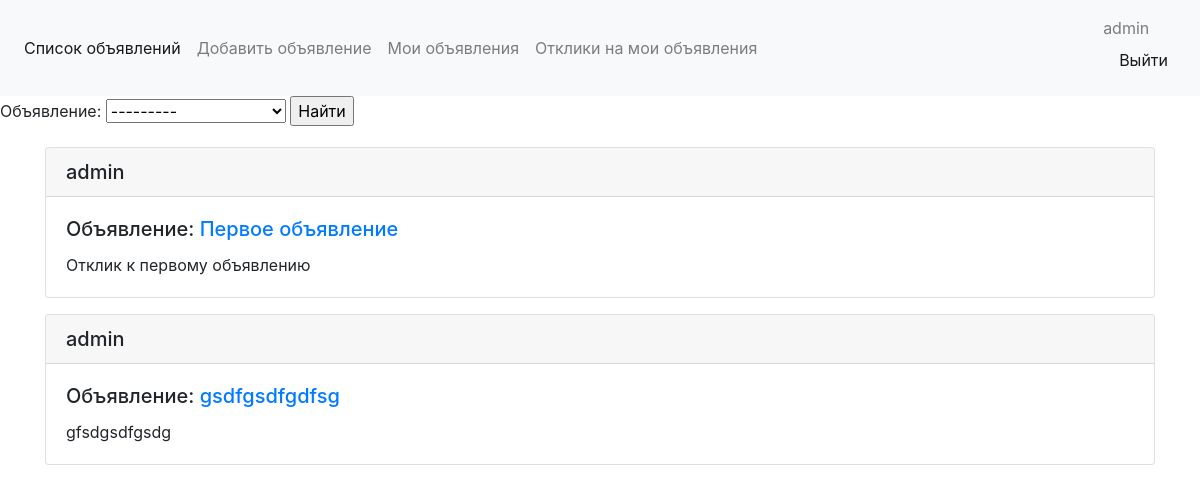
Page /reaction/ (signed in) on the earlier database version.
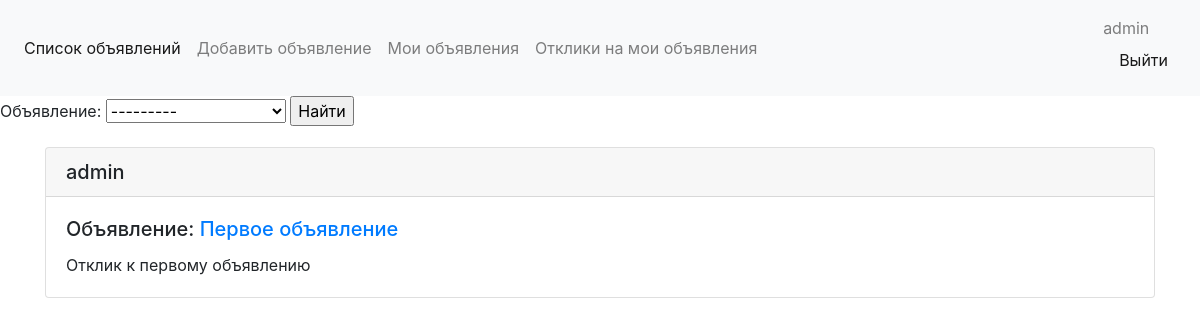
Same page on the later database version.
### message/models.py (models this page shows, shortened)
class Reaction(models.Model):
    user = models.ForeignKey(User, on_delete=models.CASCADE)
    text = models.TextField(max_length=300)
    message = models.ForeignKey(Message, on_delete=models.CASCADE)
    published = models.BooleanField(default=False)
    class Meta:
        verbose_name = 'Отклик'
        verbose_name_plural = 'Отклики'

class Message(models.Model):
    user = models.ForeignKey(User, on_delete=models.CASCADE, verbose_name='Пользователь')
    title = models.CharField(max_length=150, verbose_name='Заголовок')
    content = models.CharField(max_length=1500)
    created_at = models.DateTimeField(auto_now_add=True, verbose_name='Дата создания')
    updated_at = models.DateTimeField(auto_now=True, verbose_name='Дата обновления')
    category = models.ForeignKey(Category, on_delete=models.CASCADE, verbose_name='Категория')
    def __str__(self):
        return f'{self.title}'
    class Meta:
        verbose_name = 'Объявление'
        verbose_name_plural = 'Объявления'

### message/views.py (the view)
# urls.py: path('reaction/', ReactionView.as_view(), name='reaction_list'),
class ReactionView(FilterView):
    model = Reaction
    template_name = 'reaction_list.html'
    context_object_name = 'reaction'
    filterset_class = MessageFilter
    def get_queryset(self):
        user = self.request.user
        messages = Message.objects.filter(user=user)
        qs = Reaction.objects.filter(message__in=messages)
        return qs

### message/templates/reaction_list.html (shortened to what this page needs)
{% extends 'index.html' %}
{% block content %}
    <form method="GET">
        {{ filter.form }}
        <input type="submit" value="Найти">
    </form>
<div class="container mt-3">
    {% for i in reaction %}
        <div class="card mb-3">
          <h5 class="card-header">{{ i.user }}</h5>
          <div class="card-body">
            <h5 class="card-title">Объявление: <a href="{% url 'message_detail' i.message.id %}">{{ i.message }}</a></h5>
            <p class="card-text">{{ i.text }}</p>
          </div>
        </div>
    {% endfor %}
</div>
{% endblock content %}

Differences in the rows shown:
removed Reaction: user "admin", message "gsdfgsdfgdfsg", text "gfsdgsdfgsdg"
